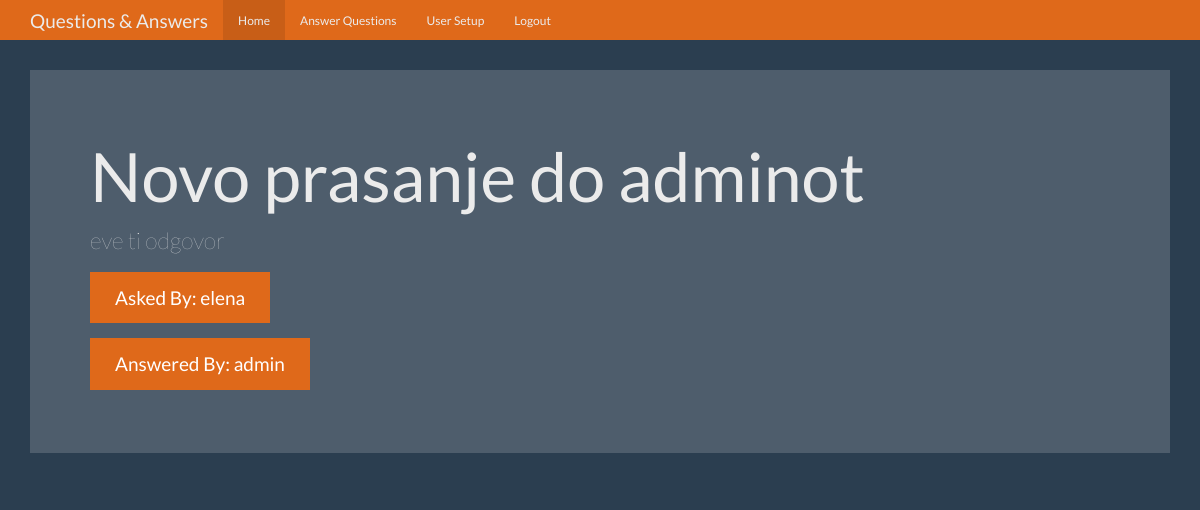
The app's page /question/3 (signed in) with its own data.
### tables this page shows
CREATE TABLE questions (
        id INTEGER PRIMARY KEY AUTOINCREMENT,
        question_text TEXT NOT NULL,
        answer_text TEXT,
        asked_by_id INTEGER NOT NULL,
        expert_id INTEGER NOT NULL
    );

CREATE TABLE users (
        id INTEGER PRIMARY KEY AUTOINCREMENT,
        name TEXT NOT NULL,
        password TEXT NOT NULL,
        expert BOOLEAN NOT NULL,
        admin BOOLEAN NOT NULL
    );

### app.py (the view)
@app.route('/question/<my_id>')
def question(my_id):
    user = get_current_user()
    sql = sqlite3.connect('question.db')
    sql.row_factory = sqlite3.Row
    g.sqlite_db = sql
    db = g.sqlite_db
    question_ = db.execute(f"select * from questions where questions.id = {my_id}")
    question_ = question_.fetchone()
    asker = db.execute(f"select * from users where id = {question_['asked_by_id']}")
    asker = asker.fetchone()
    answerer = db.execute(f"select * from users where id = {question_['expert_id']}")
    answerer = answerer.fetchone()
    db.commit()
    db.close()
    return render_template('question.html', user=user, question_=question_, asker=asker, answerer=answerer)

### app.py (called while the page is built)
def get_current_user():
    user_result = None
    if 'user' in session:
        user = session['user']
        sql = sqlite3.connect('question.db')
        sql.row_factory = sqlite3.Row
        g.sqlite_db = sql
        db = g.sqlite_db
        user_cur = db.execute(f"select id, name, password, expert, admin from users where name = ?", [user])
        user_result = user_cur.fetchone()
    return user_result

### templates/question.html (shortened to what this page needs)
<!DOCTYPE html>
<html lang="en">
<head>
    <link href="{{ url_for('static', filename='bootstrap.min.css') }}" rel="stylesheet">
    <link href="{{ url_for('static', filename='theme.css') }}" rel="stylesheet">
</head>
<body>
<nav class="navbar navbar-inverse navbar-fixed-top">
    <div class="container">
        <div class="navbar-header">
            <a class="navbar-brand" href="#">Questions & Answers</a>
        </div>
        <div id="navbar" class="navbar-collapse collapse">
            <ul class="nav navbar-nav">
                <li class="active"><a href="{{ url_for('index') }}">Home</a></li>
                {% if user and user['expert'] == 1 %}
                <li><a href="{{ url_for('unanswered') }}">Answer Questions</a></li>
                {% endif %}
                {% if user and user['admin'] == 1 %}
                <li><a href="{{ url_for('users') }}">User Setup</a></li>
                {% endif %}
                {% if user %}
                <li><a href="{{ url_for('logout') }}">Logout</a></li>
                {% endif %}
            </ul>
        </div>
    </div>
</nav>
<div class="container theme-showcase" role="main">
    <div class="jumbotron">
        <h1>{{ question_['question_text'] }}</h1>
        <p>{{question_['answer_text']}}</p>
        <p><a class="btn btn-primary btn-lg">Asked By: {{ asker['name'] }}</a></p>
        <p><a class="btn btn-primary btn-lg">Answered By: {{ answerer['name'] }}</a></p>
    </div>
</div>
</body>
</html>

### static/theme.css (style rules this page uses)
body { padding-top: 70px; padding-bottom: 30px; }

### records on screen
questions: question_text "Novo prasanje do adminot", answer_text "eve ti odgovor"
users: name "elena"
users: name "admin"
